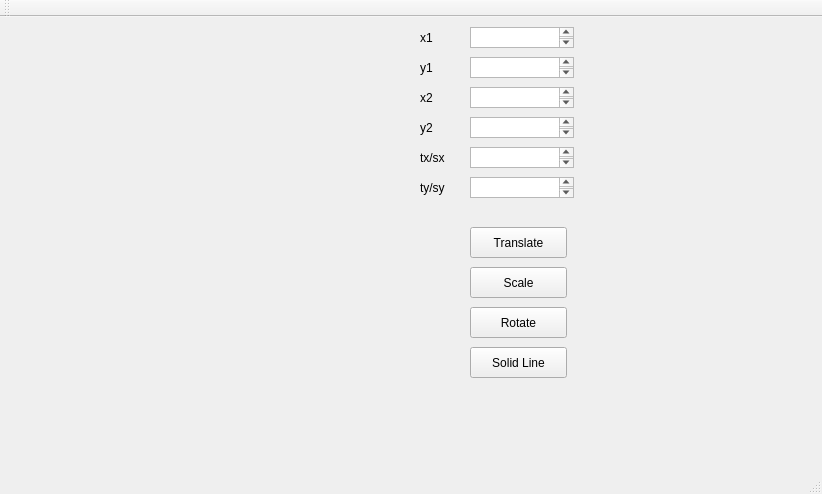
<?xml version="1.0" encoding="UTF-8"?>
<ui version="4.0">
 <class>MainWindow</class>
 <widget class="QMainWindow" name="MainWindow">
  <property name="geometry">
   <rect>
    <x>0</x>
    <y>0</y>
    <width>822</width>
    <height>494</height>
   </rect>
  </property>
  <property name="windowTitle">
   <string>MainWindow</string>
  </property>
  <widget class="QWidget" name="centralWidget">
   <widget class="QLabel" name="label">
    <property name="geometry">
     <rect>
      <x>0</x>
      <y>0</y>
      <width>300</width>
      <height>300</height>
     </rect>
    </property>
    <property name="text">
     <string/>
    </property>
   </widget>
   <widget class="QLabel" name="label_2">
    <property name="geometry">
     <rect>
      <x>420</x>
      <y>10</y>
      <width>65</width>
      <height>21</height>
     </rect>
    </property>
    <property name="text">
     <string>x1</string>
    </property>
   </widget>
   <widget class="QLabel" name="label_3">
    <property name="geometry">
     <rect>
      <x>420</x>
      <y>40</y>
      <width>65</width>
      <height>21</height>
     </rect>
    </property>
    <property name="text">
     <string>y1</string>
    </property>
   </widget>
   <widget class="QLabel" name="label_4">
    <property name="geometry">
     <rect>
      <x>420</x>
      <y>70</y>
      <width>65</width>
      <height>21</height>
     </rect>
    </property>
    <property name="text">
     <string>x2</string>
    </property>
   </widget>
   <widget class="QLabel" name="label_5">
    <property name="geometry">
     <rect>
      <x>420</x>
      <y>100</y>
      <width>65</width>
      <height>21</height>
     </rect>
    </property>
    <property name="text">
     <string>y2</string>
    </property>
   </widget>
   <widget class="QLabel" name="label_6">
    <property name="geometry">
     <rect>
      <x>420</x>
      <y>130</y>
      <width>61</width>
      <height>21</height>
     </rect>
    </property>
    <property name="text">
     <string>tx/sx</string>
    </property>
   </widget>
   <widget class="QLabel" name="label_7">
    <property name="geometry">
     <rect>
      <x>420</x>
      <y>160</y>
      <width>65</width>
      <height>21</height>
     </rect>
    </property>
    <property name="text">
     <string>ty/sy</string>
    </property>
   </widget>
   <widget class="QPushButton" name="pushButton">
    <property name="geometry">
     <rect>
      <x>470</x>
      <y>210</y>
      <width>97</width>
      <height>31</height>
     </rect>
    </property>
    <property name="text">
     <string>Translate</string>
    </property>
   </widget>
   <widget class="QTextEdit" name="textEdit">
    <property name="geometry">
     <rect>
      <x>470</x>
      <y>10</y>
      <width>104</width>
      <height>21</height>
     </rect>
    </property>
   </widget>
   <widget class="QTextEdit" name="textEdit_2">
    <property name="geometry">
     <rect>
      <x>470</x>
      <y>40</y>
      <width>104</width>
      <height>21</height>
     </rect>
    </property>
   </widget>
   <widget class="QTextEdit" name="textEdit_3">
    <property name="geometry">
     <rect>
      <x>470</x>
      <y>70</y>
      <width>104</width>
      <height>21</height>
     </rect>
    </property>
   </widget>
   <widget class="QTextEdit" name="textEdit_4">
    <property name="geometry">
     <rect>
      <x>470</x>
      <y>100</y>
      <width>104</width>
      <height>21</height>
     </rect>
    </property>
   </widget>
   <widget class="QTextEdit" name="textEdit_5">
    <property name="geometry">
     <rect>
      <x>470</x>
      <y>130</y>
      <width>104</width>
      <height>21</height>
     </rect>
    </property>
   </widget>
   <widget class="QTextEdit" name="textEdit_6">
    <property name="geometry">
     <rect>
      <x>470</x>
      <y>160</y>
      <width>104</width>
      <height>21</height>
     </rect>
    </property>
   </widget>
   <widget class="QPushButton" name="pushButton_2">
    <property name="geometry">
     <rect>
      <x>470</x>
      <y>250</y>
      <width>97</width>
      <height>31</height>
     </rect>
    </property>
    <property name="text">
     <string>Scale</string>
    </property>
   </widget>
   <widget class="QPushButton" name="pushButton_3">
    <property name="geometry">
     <rect>
      <x>470</x>
      <y>290</y>
      <width>97</width>
      <height>31</height>
     </rect>
    </property>
    <property name="text">
     <string>Rotate</string>
    </property>
   </widget>
   <widget class="QPushButton" name="pushButton_4">
    <property name="geometry">
     <rect>
      <x>470</x>
      <y>330</y>
      <width>97</width>
      <height>31</height>
     </rect>
    </property>
    <property name="text">
     <string>Solid Line</string>
    </property>
   </widget>
  </widget>
  <widget class="QMenuBar" name="menuBar">
   <property name="geometry">
    <rect>
     <x>0</x>
     <y>0</y>
     <width>822</width>
     <height>27</height>
    </rect>
   </property>
  </widget>
  <widget class="QToolBar" name="mainToolBar">
   <attribute name="toolBarArea">
    <enum>TopToolBarArea</enum>
   </attribute>
   <attribute name="toolBarBreak">
    <bool>false</bool>
   </attribute>
  </widget>
  <widget class="QStatusBar" name="statusBar"/>
 </widget>
 <layoutdefault spacing="6" margin="11"/>
 <resources/>
 <connections/>
</ui>
